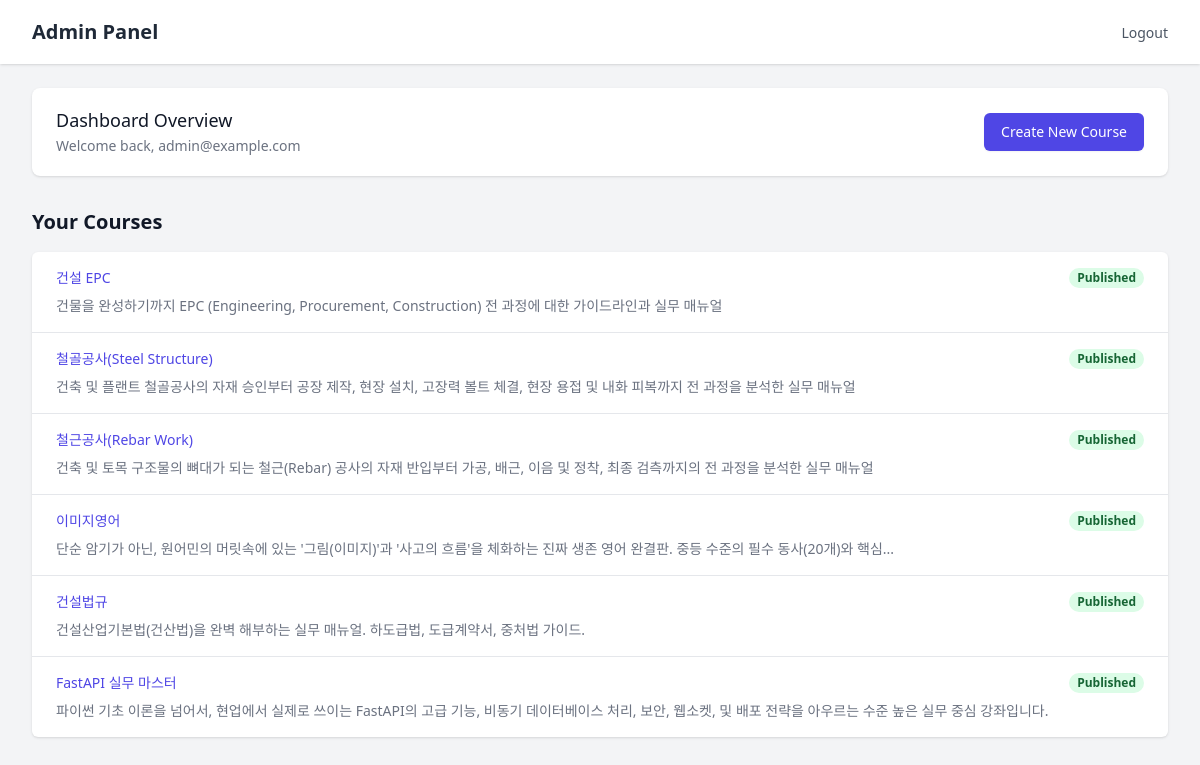
Page /admin/ (signed in) on the earlier database version.
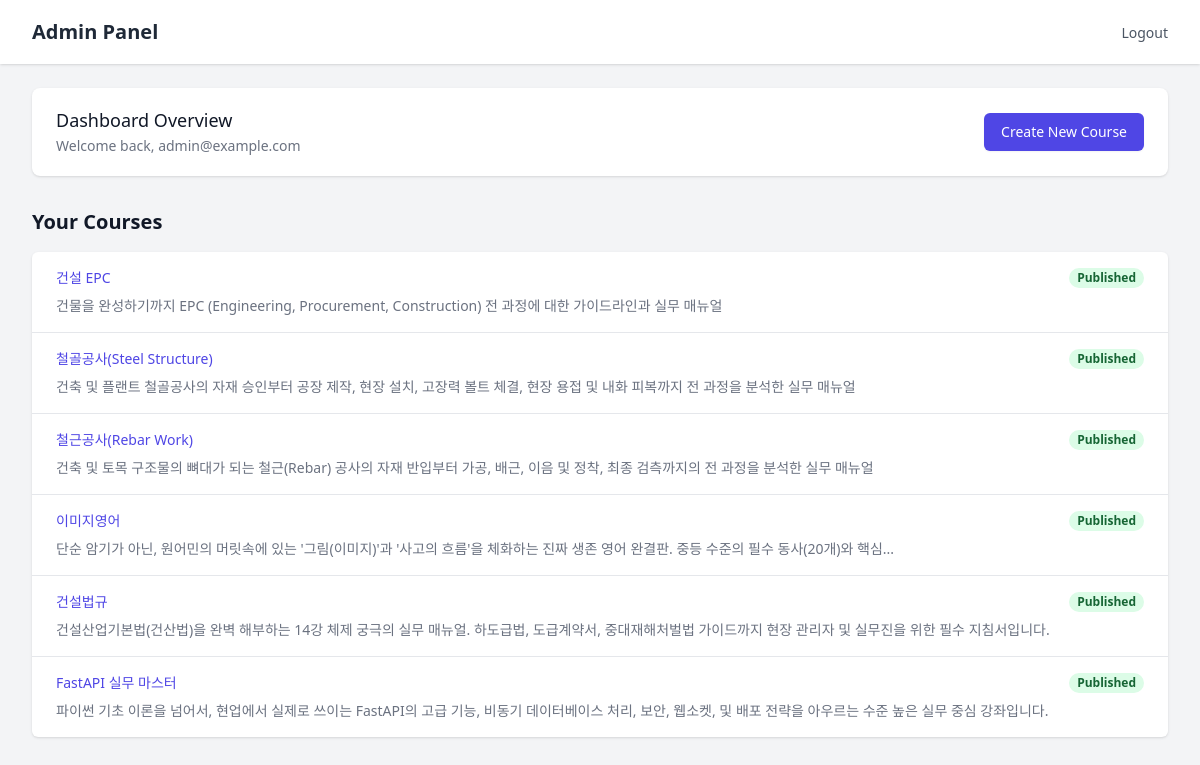
Same page on the later database version.
### models/__init__.py (models this page shows)
class Course(SQLModel, table=True):
    id: Optional[int] = Field(default=None, primary_key=True)
    title: str
    description: Optional[str] = None
    thumbnail_url: Optional[str] = None
    category_id: Optional[int] = Field(default=None, foreign_key="category.id")
    category: Optional[Category] = Relationship(back_populates="courses")
    lessons: List["Lesson"] = Relationship(back_populates="course", cascade_delete=True)

### routers/admin.py (the view)
@router.get("/")
def admin_dashboard(
    request: Request,
    user: User = Depends(get_current_admin_user),
    session: Session = Depends(get_session)
):
    courses = session.exec(select(Course)).all()
    return templates.TemplateResponse(
        request=request, name="admin/dashboard.html", context={"user": user, "courses": courses}
    )

### templates/admin/dashboard.html (shortened to what this page needs)
{% extends "admin/base.html" %}
{% block content %}
<div class="bg-white shadow overflow-hidden sm:rounded-lg mb-6">
    <div class="px-4 py-5 sm:px-6 flex justify-between items-center">
        <div>
            <h3 class="text-lg leading-6 font-medium text-gray-900">Dashboard Overview</h3>
            <p class="mt-1 max-w-2xl text-sm text-gray-500">Welcome back, {{ user.email }}</p>
        </div>
        <div>
            <a href="/admin/courses/new"
                class="inline-flex items-center px-4 py-2 border border-transparent text-sm font-medium rounded-md shadow-sm text-white bg-indigo-600 hover:bg-indigo-700 focus:outline-none focus:ring-2 focus:ring-offset-2 focus:ring-indigo-500">
                Create New Course
            </a>
        </div>
    </div>
</div>
<div class="mt-8">
    <h4 class="text-xl font-bold text-gray-900 mb-4">Your Courses</h4>
    <div class="bg-white shadow overflow-hidden sm:rounded-md">
        <ul role="list" class="divide-y divide-gray-200">
            {% if courses %}
            {% for course in courses %}
            <li>
                <a href="/admin/courses/{{ course.id }}" class="block hover:bg-gray-50">
                    <div class="px-4 py-4 sm:px-6">
                        <div class="flex items-center justify-between">
                            <p class="text-sm font-medium text-indigo-600 truncate">{{ course.title }}</p>
                            <div class="ml-2 flex-shrink-0 flex">
                                <p
                                    class="px-2 inline-flex text-xs leading-5 font-semibold rounded-full bg-green-100 text-green-800">
                                    Published
                                </p>
                            </div>
                        </div>
                        <div class="mt-2 sm:flex sm:justify-between">
                            <div class="sm:flex">
                                <p class="flex items-center text-sm text-gray-500">
                                    {{ course.description | truncate(100) }}
                                </p>
                            </div>
                        </div>
                    </div>
                </a>
            </li>
            {% endfor %}
            {% else %}
            <li class="px-4 py-5 sm:px-6 text-center text-gray-500">No courses available. Click "Create New Course" to
                get started.</li>
            {% endif %}
        </ul>
    </div>
</div>
{% endblock %}

Differences in the rows shown:
changed Course "건설법규": description "건설산업기본법(건산법)을 완벽 해부하는 실무 매뉴얼. 하도급법, 도급계약서, 중처법 가이드." → "건설산업기본법(건산법)을 완벽 해부하는 14강 체제 궁극의 실무 매뉴얼. 하도급법, 도급계약서, 중대재해처벌법 가이드까지 현장 관리자 및 실무진을 위한 필수 지침서입니다."
